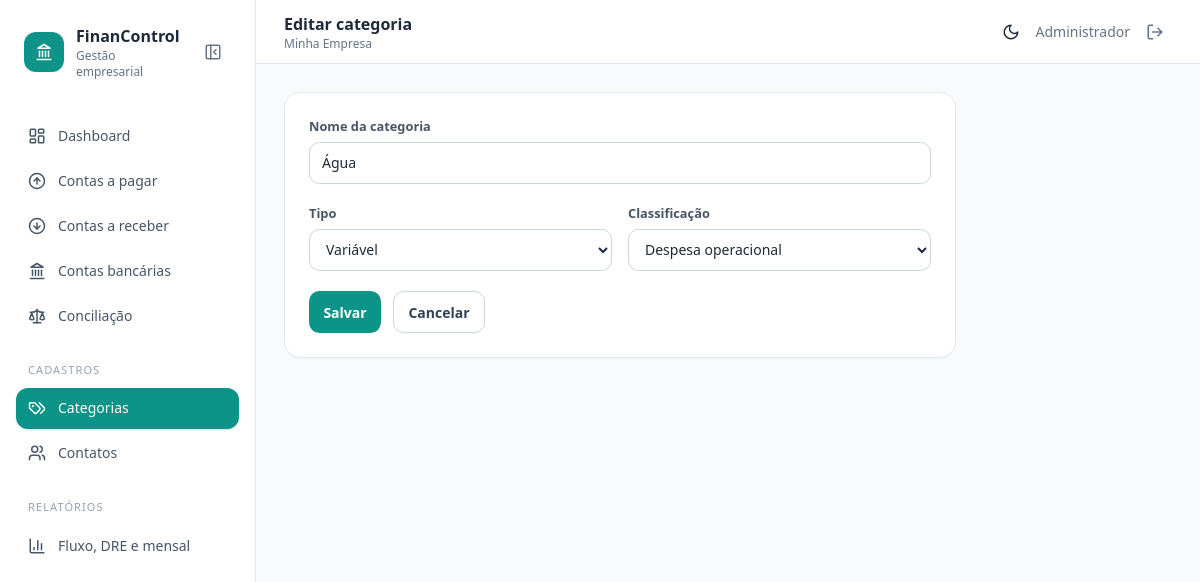
The page /index.php?route=categories/form&id=3 (signed in) on the database its author committed.
### tables this page shows
CREATE TABLE categories (
  id INT UNSIGNED AUTO_INCREMENT PRIMARY KEY,
  name VARCHAR(120) NOT NULL UNIQUE,
  type ENUM('fixa','variavel') NOT NULL,
  classification ENUM('despesa_operacional','despesa_administrativa','investimento','receita_operacional','receita_nao_operacional','ajuste_saldo') NOT NULL,
  created_at TIMESTAMP DEFAULT CURRENT_TIMESTAMP,
  INDEX idx_category_type (type), INDEX idx_category_class (classification)
);

### controllers/BaseController.php (called while the page is built, shortened)
<?php
abstract class BaseController
{
    protected function render(string $view, array $data = []): void
    {
        extract($data, EXTR_SKIP);
        require __DIR__ . '/../views/layouts/header.php';
        require __DIR__ . '/../views/' . $view . '.php';
        require __DIR__ . '/../views/layouts/footer.php';
    }
}

### controllers/CategoryController.php (called while the page is built, shortened)
<?php
final class CategoryController extends BaseController
{
    public function form(): void
    {
        $category = ['id' => '', 'name' => '', 'type' => 'fixa', 'classification' => 'despesa_operacional'];
        if ($id = filter_input(INPUT_GET, 'id', FILTER_VALIDATE_INT)) {
            $stmt = db()->prepare('SELECT * FROM categories WHERE id=?'); $stmt->execute([$id]);
            $category = $stmt->fetch() ?: $category;
        }
        $this->render('categories/form', compact('category') + ['pageTitle' => $category['id'] ? 'Editar categoria' : 'Nova categoria']);
    }
}

### index.php (called while the page is built, shortened)
<?php
$config = require __DIR__ . '/config.php';
require __DIR__ . '/db.php';
require __DIR__ . '/helpers.php';
$route = trim((string) ($_GET['route'] ?? 'dashboard'), '/');
$publicRoutes = ['login'];
try {
    $routes = [
        'login' => [AuthController::class, 'login'],
        'logout' => [AuthController::class, 'logout'],
        'dashboard' => [DashboardController::class, 'index'],
        'categories' => [CategoryController::class, 'index'],
        'categories/form' => [CategoryController::class, 'form'],
        'categories/save' => [CategoryController::class, 'save'],
        'categories/delete' => [CategoryController::class, 'delete'],
        'contacts' => [ContactController::class, 'index'],
        'contacts/form' => [ContactController::class, 'form'],
        'contacts/save' => [ContactController::class, 'save'],
        'contacts/delete' => [ContactController::class, 'delete'],
        'payables' => [PayableController::class, 'index'],
        'payables/form' => [PayableController::class, 'form'],
        'payables/save' => [PayableController::class, 'save'],
        'payables/pay' => [PayableController::class, 'pay'],
        'payables/bulk-pay' => [PayableController::class, 'bulkPay'],
        'payables/bulk-edit' => [PayableController::class, 'bulkEdit'],
        'payables/bulk-delete' => [PayableController::class, 'bulkDelete'],
        'payables/schedule' => [PayableController::class, 'schedule'],
        'payables/delete' => [PayableController::class, 'delete'],
        'receivables' => [ReceivableController::class, 'index'],
        'receivables/form' => [ReceivableController::class, 'form'],
        'receivables/save' => [ReceivableController::class, 'save'],
        'receivables/receive' => [ReceivableController::class, 'receive'],
        'receivables/bulk-receive' => [ReceivableController::class, 'bulkReceive'],
        'receivables/bulk-edit' => [ReceivableController::class, 'bulkEdit'],
        'receivables/bulk-delete' => [ReceivableController::class, 'bulkDelete'],
        'receivables/delete' => [ReceivableController::class, 'delete'],
        'banks' => [BankAccountController::class, 'index'],
        'banks/save' => [BankAccountController::class, 'save'],
        'banks/adjust' => [BankAccountController::class, 'adjust'],
        'banks/toggle' => [BankAccountController::class, 'toggle'],
        'movement/details' => [MovementController::class, 'details'],
        'reconciliation' => [ReconciliationController::class, 'index'],
        'reports' => [ReportController::class, 'index'],
        'reports/export' => [ReportController::class, 'export'],
        'attachment' => [AttachmentController::class, 'download'],
    ];
    [$class, $method] = $routes[$route];
    (new $class())->$method();
} catch (Throwable $e) {
    http_response_code(http_response_code() >= 400 ? http_response_code() : 500);
    if (in_array($route, $publicRoutes, true)) exit(e($e->getMessage()));
    $pageTitle = 'Erro';
    require __DIR__ . '/views/layouts/header.php';
    echo '<div class="rounded-xl bg-red-50 p-5 text-red-700">' . e($e->getMessage()) . '</div>';
    require __DIR__ . '/views/layouts/footer.php';
}

### config.php (called while the page is built, shortened)
<?php
return [
    'app_name' => 'Gestão Financeira',
    'company_name' => 'Minha Empresa',
    'company_document' => '00.000.000/0001-00',
    'company_address' => 'Cidade/UF',
    'timezone' => 'America/Sao_Paulo',
    'base_url' => '',
    'db' => [
        'host' => 'dhhsa5ntiphvhzqav2bkkant',
        'port' => '3306',
        'name' => 'financeiro',
        'user' => 'mysql',
        'pass' => 'kVltQX7XzY987YwsxJt7Wf0TU7be9aBcDHU5uVV6xhQeJp5bbtuA1kpNx7UXYzsf',
        'charset' => 'utf8mb4',
    ],
    'upload' => [
        'max_bytes' => 5 * 1024 * 1024,
        'allowed_mimes' => ['application/pdf', 'image/jpeg', 'image/png', 'image/webp'],
    ],
];

### db.php (called while the page is built, shortened)
<?php
function db(): PDO
{
    static $pdo = null;
    if ($pdo instanceof PDO) {
        return $pdo;
    }
    $config = require __DIR__ . '/config.php';
    $db = $config['db'];
    $dsn = sprintf('mysql:host=%s;port=%s;dbname=%s;charset=%s', $db['host'], $db['port'], $db['name'], $db['charset']);
    $pdo = new PDO($dsn, $db['user'], $db['pass'], [
        PDO::ATTR_ERRMODE => PDO::ERRMODE_EXCEPTION,
        PDO::ATTR_DEFAULT_FETCH_MODE => PDO::FETCH_ASSOC,
        PDO::ATTR_EMULATE_PREPARES => false,
    ]);
    return $pdo;
}

### helpers.php (called while the page is built, shortened)
<?php
function config(?string $key = null, mixed $default = null): mixed
{
    static $config;
    $config ??= require __DIR__ . '/config.php';
    $value = $config;
    foreach (explode('.', $key) as $part) {
        $value = $value[$part];
    }
    return $value;
}
function url(string $route = ''): string
{
    $base = rtrim((string) config('base_url', ''), '/');
    return $base . '/index.php' . ($route !== '' ? '?route=' . rawurlencode($route) : '');
}
function e(mixed $value): string
{
    return htmlspecialchars((string) $value, ENT_QUOTES, 'UTF-8');
}

### views/categories/form.php (the view)
<form class="card max-w-2xl space-y-5 p-6" method="post" action="<?=url('categories/save')?>"><?=csrf_field()?><input type="hidden" name="id" value="<?=e($category['id'])?>"><label><span class="label">Nome da categoria</span><input class="field" name="name" value="<?=e($category['name'])?>" required></label><div class="grid gap-4 sm:grid-cols-2"><label><span class="label">Tipo</span><select class="field" name="type"><option value="fixa" <?=$category['type']==='fixa'?'selected':''?>>Fixa</option><option value="variavel" <?=$category['type']==='variavel'?'selected':''?>>Variável</option></select></label><label><span class="label">Classificação</span><select class="field" name="classification"><?php foreach(['despesa_operacional'=>'Despesa operacional','despesa_administrativa'=>'Despesa administrativa','investimento'=>'Investimento','receita_operacional'=>'Receita operacional','receita_nao_operacional'=>'Receita não operacional','ajuste_saldo'=>'Ajuste de saldo bancário'] as $v=>$l):?><option value="<?=$v?>" <?=$category['classification']===$v?'selected':''?>><?=$l?></option><?php endforeach;?></select></label></div><div class="flex gap-3"><button class="btn btn-primary">Salvar</button><a class="btn btn-light" href="<?=url('categories')?>">Cancelar</a></div></form>

### assets/css/app.css (style rules this page uses)
.card { border:1px solid rgb(226 232 240);background:#fff;border-radius:1rem;box-shadow:0 1px 2px rgb(15 23 42/.03) }
.field { width:100%;border:1px solid rgb(203 213 225);border-radius:.65rem;background:transparent;padding:.6rem .75rem;font-size:.875rem;outline:none }
.label { display:block;margin-bottom:.35rem;font-size:.8rem;font-weight:600;color:rgb(71 85 105) }
.btn { display:inline-flex;align-items:center;justify-content:center;gap:.45rem;border-radius:.65rem;padding:.6rem .9rem;font-size:.875rem;font-weight:600;transition:.15s }
.btn-primary { background:rgb(13 148 136);color:white }
.btn-light { border:1px solid rgb(203 213 225);background:white;color:rgb(51 65 85) }

### rows shown on the page
categories: name "Água", type "Variável", classification "Despesa operacional"

### other values the page prints
$pageTitle "Editar categoria"
config('company_name') "Minha Empresa"
$_SESSION['user_name'] "Administrador"
